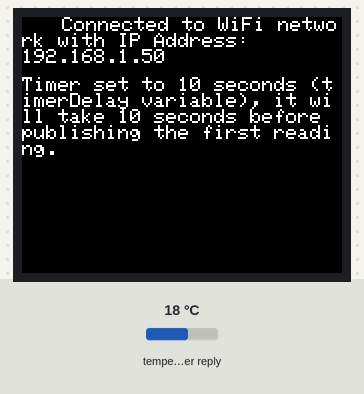
This sketch was run on a simulated ESP32. Parts: 160×128 colour display. Inputs (shaded band) come from the test bench; at power-on: temperature in the weather reply 18 °C. WiFi joins after 1.5 s; servers stay silent unless stated; web services answer with replies made up by the test bench; what the sketch prints to the serial monitor is not drawn.

Above: at 1.7 s.
At 10.9 s:
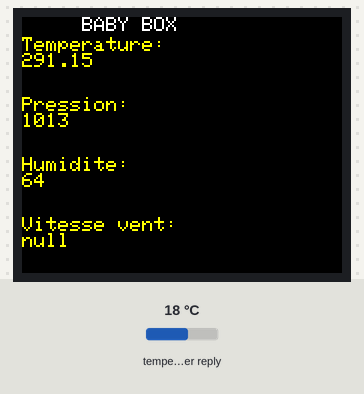
11.0 s: temperature in the weather reply set to -14 °C
At 21.3 s:
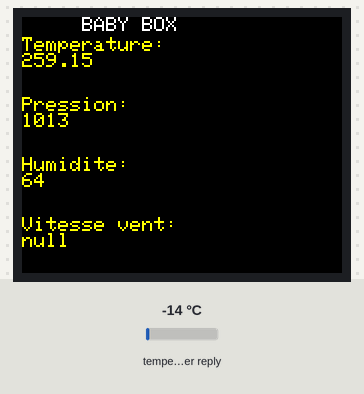
22.1 s: temperature in the weather reply set to -1 °C
At 31.7 s:
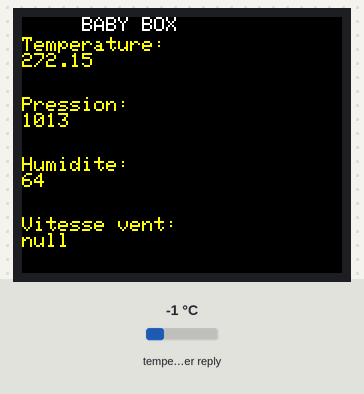
42.6 s: temperature in the weather reply set to 14 °C
At 52.7 s:
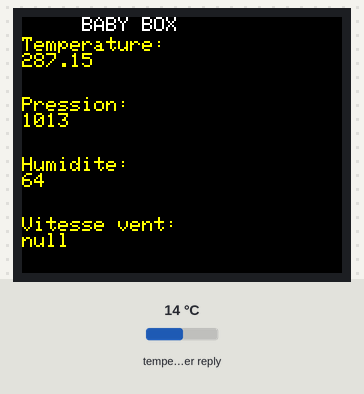
Timing chart, 0 to 54.2 s (numbered marks = the images above; inputs shaded):
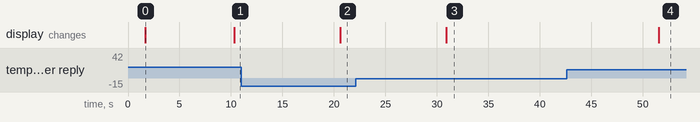

Measured:
- after the input at 11.0 s, the display: changes after 9.6 s (image 2)
- after the input at 22.1 s, the display: changes after 8.8 s (image 3)
- after the input at 42.6 s, the display: changes after 8.9 s (image 4)
- what the display in image 0 shows lasts 8.6 s, from 1.7 s to 10.3 s

The sketch:

init.ino
```cpp
#include <Adafruit_GFX.h>
#include <Adafruit_ST7735.h>

// include WIFI, SD and SPI libraries
#include <SPI.h>
#include <SD.h>
#include <WiFi.h>

#include <HTTPClient.h>
#include <Arduino_JSON.h>

#define TFT_CS 15 // Chip select line for TFT display
#define TFT_RST 4 // Reset line for TFT
#define TFT_DC 2 // Data/command line for TFT

#define SD_CS 16 // Chip select line for SD card

//tft instance
Adafruit_ST7735 tft = Adafruit_ST7735(TFT_CS, TFT_DC, TFT_RST);

// Wifi connection
const char* ssid = "SFR-7e70";
const char* password = "QGL93LWLU65T";

// Your Domain name with URL path or IP address with path
String openWeatherMapApiKey = "91b651a6cfe609c9745b222d8bf25ccc";

// Replace with your country code and city
String city = "Paris";
String countryCode = "FR";

// THE DEFAULT TIMER IS SET TO 10 SECONDS FOR TESTING PURPOSES
// For a final application, check the API call limits per hour/minute to avoid getting blocked/banned
unsigned long lastTime = 0;
// Timer set to 10 minutes (600000)
//unsigned long timerDelay = 600000;
// Set timer to 10 seconds (10000)
unsigned long timerDelay = 10000;

String jsonBuffer;

void prepareText(char *text , uint16_t color) {
  tft.setTextColor(color);
  tft.setTextWrap(true); //automatischer Zeilenumbruch wird aktiviert
  tft.println(text);
}
void displayText(uint16_t x, uint16_t y, char *text , uint16_t color) {
  tft.setCursor(x, y);
  prepareText(text,color);
}

void setup() {
  Serial.begin(115200);

  // Init screen
  tft.initR(INITR_BLACKTAB);
  tft.setRotation(1);
  tft.fillScreen(ST7735_BLACK);

  // Init wifi
  WiFi.begin(ssid, password);

  Serial.println("Connecting");

  while(WiFi.status() != WL_CONNECTED) {
    delay(500);
    Serial.print(".");
  }

  Serial.println("");

  Serial.print("Connected to WiFi network with IP Address: ");
  displayText(20,0, "Connected to WiFi network with IP Address: ", ST7735_WHITE);
  Serial.println(WiFi.localIP());
  tft.println(WiFi.localIP());

  Serial.println("Timer set to 10 seconds (timerDelay variable), it will take 10 seconds before publishing the first reading.");
  displayText(0,30, "Timer set to 10 seconds (timerDelay variable), it will take 10 seconds before publishing the first reading.", ST7735_WHITE);

}


void loop() {
  // Send an HTTP GET request
  if ((millis() - lastTime) > timerDelay) {
    // Check WiFi connection status
    if(WiFi.status()== WL_CONNECTED){
      String serverPath = "http://api.openweathermap.org/data/2.5/weather?q=" + city + "," + countryCode + "&appid=" + openWeatherMapApiKey;

      jsonBuffer = httpGETRequest(serverPath.c_str());
      Serial.println(jsonBuffer);
      JSONVar myObject = JSON.parse(jsonBuffer);

      // JSON.typeof(jsonVar) can be used to get the type of the var
      if (JSON.typeof(myObject) == "undefined") {
        Serial.println("Parsing input failed!");
        displayText(20,60,"Parsing input failed!",ST7735_RED);
        return;
      }

      Serial.print("JSON object = ");
      Serial.println(myObject);

      tft.fillScreen(ST7735_BLACK);
      displayText(30,0,"BABY BOX",ST7735_WHITE);

      Serial.print("Temperature: ");
      Serial.println(myObject["main"]["temp"]);
      displayText(0,10,"Temperature: ",ST7735_YELLOW);
      tft.println(myObject["main"]["temp"]);

      Serial.print("Pressure: ");
      Serial.println(myObject["main"]["pressure"]);
      displayText(0,40,"Pression: ",ST7735_YELLOW);
      tft.println(myObject["main"]["pressure"]);

      Serial.print("Humidity: ");
      Serial.println(myObject["main"]["humidity"]);
      displayText(0,70,"Humidite: ",ST7735_YELLOW);
      tft.println(myObject["main"]["humidity"]);

      Serial.print("Wind Speed: ");
      Serial.println(myObject["wind"]["speed"]);
      displayText(0,100,"Vitesse vent: ",ST7735_YELLOW);
      tft.println(myObject["main"]["speed"]);
    }
    else {
      Serial.println("WiFi Disconnected");
      tft.fillScreen(ST7735_BLACK);
      displayText(10,10,"WiFi Disconnected",ST7735_RED);
    }
    lastTime = millis();
  }
  }

  String httpGETRequest(const char* serverName) {
  HTTPClient http;

  // Your IP address with path or Domain name with URL path
  http.begin(serverName);

  // Send HTTP POST request
  int httpResponseCode = http.GET();

  String payload = "{}";

  if (httpResponseCode>0) {
    Serial.print("HTTP Response code: ");
    Serial.println(httpResponseCode);
    payload = http.getString();
  }
  else {
    Serial.print("Error code: ");
    Serial.println(httpResponseCode);
  }
  // Free resources
  http.end();

  return payload;
 }
```
